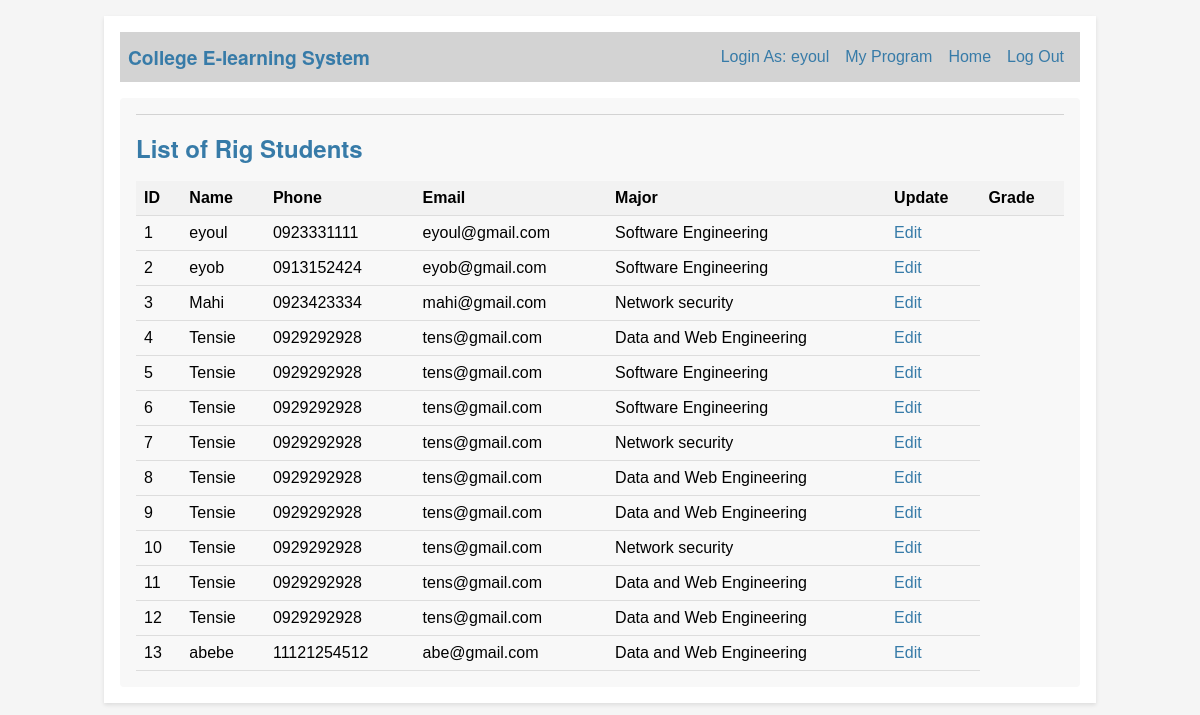
/view_stu (signed in), run on the app's committed database.
### tables this page shows
CREATE TABLE users (
  id INTEGER PRIMARY KEY AUTOINCREMENT,
  name TEXT NOT NULL,
  phone TEXT NOT NULL,
  email TEXT UNIQUE NOT NULL,
  password TEXT NOT NULL,
  role_id INTEGER NOT NULL,
  FOREIGN KEY (role_id) REFERENCES roles(id)
);

CREATE TABLE major (
  id INTEGER PRIMARY KEY,
  name TEXT
);

### elearning/report.py (the view)
@bp.route('/view_stu')
@login_required
def view_stu():
    db = get_db()
    users = db.execute(
        'SELECT u.id, u.name, u.phone, u.email, m.name AS major_name '
        'FROM users u '
        'JOIN students s ON u.id = s.user_id '
        'JOIN major m ON s.major_id = m.id'
    ).fetchall()
    return render_template('report/view_stu.html', users=users)

### elearning/auth.py (called while the page is built)
@bp.before_app_request
def load_logged_in_user():
    user_id = session.get('user_id')
    if user_id is None:
        g.user = None
    else:
        g.user = get_db().execute(
            'SELECT * FROM users WHERE id = ?', (user_id,)
        ).fetchone()

def login_required(view):
    @functools.wraps(view)
    def wrapped_view(**kwargs):
        if g.user is None:
            return redirect(url_for('auth.login'))
        return view(**kwargs)
    return wrapped_view

### elearning/db.py (called while the page is built)
def get_db():
    if 'db' not in g:
        g.db = sqlite3.connect(
            current_app.config['DATABASE'],
            detect_types=sqlite3.PARSE_DECLTYPES
        )
        g.db.row_factory = sqlite3.Row
    return g.db

### elearning/templates/report/view_stu.html
{% extends 'base.html' %}
{% block content %}
    <h1>List of Rig Students</h1>
    <table>
        <thead>
            <tr>
                <th>ID</th>
                <th>Name</th>
                <th>Phone</th>
                <th>Email</th>
                <th>Major</th>
                <th>Update</th>
                <th>Grade</th>
            </tr>
        </thead>
        <tbody>
            {% for user in users %}
            <tr>
                <td>{{ loop.index }}</td>
                <td>{{ user.name }}</td>
                <td>{{ user.phone }}</td>
                <td>{{ user.email }}</td>
                <td>{{ user.major_name }}</td>
                <td><a href="{{ url_for('report.edit_stu', user_id=user.id) }}">Edit</a></td>
            </tr>
            {% endfor %}
        </tbody>
    </table>
{% endblock %}

### elearning/templates/base.html (shortened to what this page needs)
<!doctype html>
<html>
    <link rel="stylesheet" href="{{ url_for('static', filename='style.css') }}">
    <nav>
      <h1>College E-learning System </h1>
      <ul>
        {% if g.user %}
          <li><span>Login As: {{ g.user['name'] }}</span>
          {% if g.user['role_id'] == 3 %}
          <li><a href="{{ url_for('report.g_report')}}">My Program</a>
            {% endif %}
          <li><a href="{{ url_for('blog.index') }}">Home</a>
          <li><a href="{{ url_for('auth.logout') }}">Log Out</a>
        {% endif %}
      </ul>
    </nav>
    <section class="content">
      <header>
      </header>
      {% block content %}{% endblock %}
    </section>
</html>

### elearning/static/style.css (style rules this page uses)
html { font-family: Arial, sans-serif; background: #f5f5f5; padding: 1rem; }
h1 { font-family: "Helvetica Neue", Helvetica, Arial, sans-serif; color: #377ba8; margin: 1rem 0; }
a { color: #377ba8; text-decoration: none; }
nav { background: lightgray; display: flex; align-items: center; padding: 0.5rem; }
nav h1 { flex: 1; margin: 0; font-size: 1.2em; }
nav ul { display: flex; list-style: none; margin: 0; padding: 0; }
nav ul li a, nav ul li span, header .action { display: block; padding: 0.5rem; text-decoration: none; color: #377ba8; }
li { font-style: none; }
.content { padding: 1rem; background: #f8f8f8; border-radius: 4px; margin-top: 1rem; }
.content > header { border-bottom: 1px solid lightgray; display: flex; align-items: flex-end; }
.content:last-child { margin-bottom: 0; }
table { width: 100%; border-collapse: collapse; }
th, td { padding: 8px; text-align: left; border-bottom: 1px solid #ddd; }
th { background-color: #f2f2f2; }

### data on the page
users: user.name "eyoul", name "eyoul", phone "0923331111", email "eyoul@gmail.com", major_name "Software Engineering"
users: name "eyob", phone "0913152424", email "eyob@gmail.com", major_name "Software Engineering"
users: name "Mahi", phone "0923423334", email "mahi@gmail.com", major_name "Network security"
users: name "Tensie", phone "0929292928", email "tens@gmail.com", major_name "Data and Web Engineering", major_name "Software Engineering", major_name "Network security"
users: name "abebe", phone "11121254512", email "abe@gmail.com", major_name "Data and Web Engineering"
